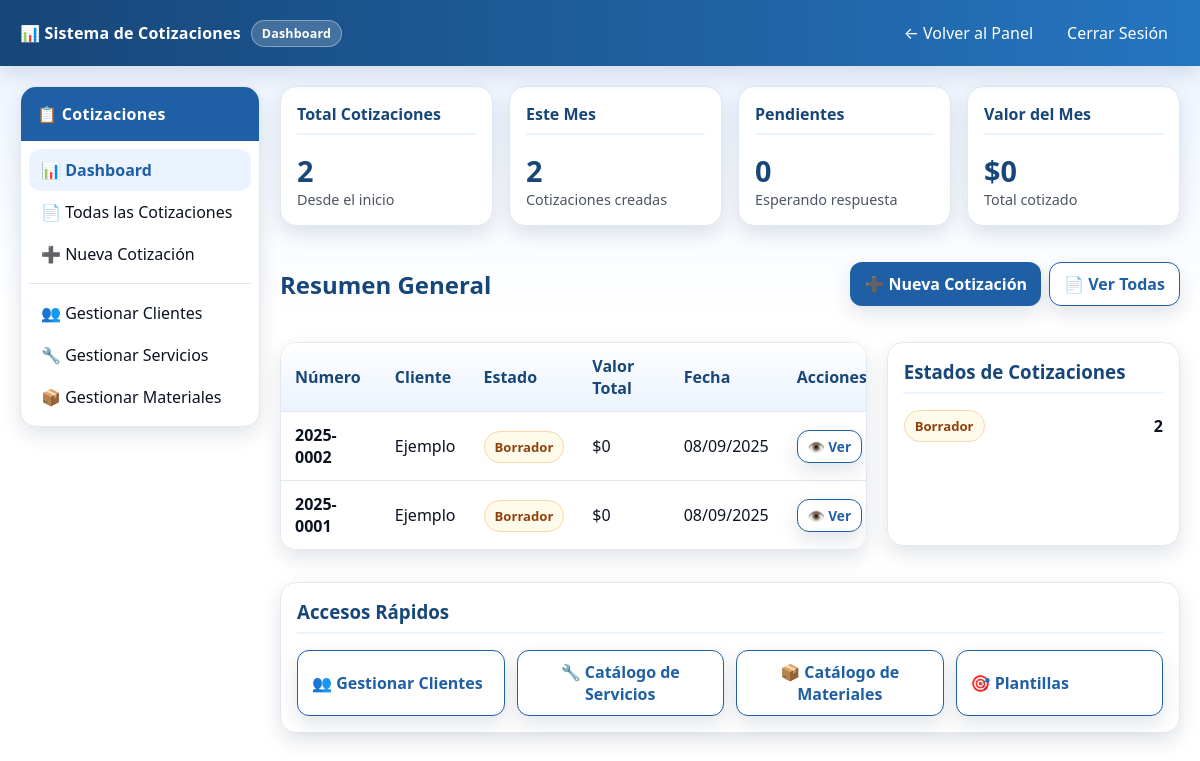
Screenshot of /cotizaciones/ (signed in) with the database file from the repository.
### cotizaciones/models.py (models this page shows, shortened)
class Cotizacion(models.Model):
    ESTADO_CHOICES = [
        ('borrador', 'Borrador'),
        ('enviada', 'Enviada'),
        ('aprobada', 'Aprobada'),
        ('rechazada', 'Rechazada'),
        ('vencida', 'Vencida'),
    ]
    numero = models.CharField(max_length=20, unique=True)
    cliente = models.ForeignKey(Cliente, on_delete=models.CASCADE)
    referencia = models.TextField()
    lugar = models.CharField(max_length=200)
    tipo_trabajo = models.ForeignKey(TipoTrabajo, on_delete=models.CASCADE)
    fecha_creacion = models.DateTimeField(auto_now_add=True)
    fecha_vencimiento = models.DateField(blank=True, null=True)
    estado = models.CharField(max_length=20, choices=ESTADO_CHOICES, default='borrador')
    subtotal_servicios = models.DecimalField(max_digits=12, decimal_places=2, default=0)
    subtotal_materiales = models.DecimalField(max_digits=12, decimal_places=2, default=0)
    subtotal_mano_obra = models.DecimalField(max_digits=12, decimal_places=2, default=0)
    gastos_traslado = models.DecimalField(max_digits=12, decimal_places=2, default=0)
    valor_neto = models.DecimalField(max_digits=12, decimal_places=2, default=0)
    valor_iva = models.DecimalField(max_digits=12, decimal_places=2, default=0)
    valor_total = models.DecimalField(max_digits=12, decimal_places=2, default=0)
    observaciones = models.TextField(blank=True, null=True)
    creado_por = models.ForeignKey(User, on_delete=models.CASCADE)
    class Meta:
        ordering = ['-fecha_creacion']

class Cliente(models.Model):
    nombre = models.CharField(max_length=200)
    atencion = models.CharField(max_length=200, blank=True, null=True)
    rut = models.CharField(max_length=20, blank=True, null=True)
    direccion = models.TextField(blank=True, null=True)
    telefono = models.CharField(max_length=20, blank=True, null=True)
    email = models.EmailField(blank=True, null=True)
    fecha_creacion = models.DateTimeField(auto_now_add=True)
    activo = models.BooleanField(default=True)
    class Meta:
        ordering = ['nombre']

### cotizaciones/views.py (the view)
# urls.py: path('', views.dashboard_cotizaciones, name='dashboard'),
@login_required
def dashboard_cotizaciones(request):
    total_cotizaciones = Cotizacion.objects.count()
    cotizaciones_mes = Cotizacion.objects.filter(
        fecha_creacion__month=timezone.now().month,
        fecha_creacion__year=timezone.now().year
    ).count()
    cotizaciones_pendientes = Cotizacion.objects.filter(estado='enviada').count()
    valor_total_mes = Cotizacion.objects.filter(
        fecha_creacion__month=timezone.now().month,
        fecha_creacion__year=timezone.now().year
    ).aggregate(Sum('valor_total'))['valor_total__sum'] or 0
    ultimas_cotizaciones = Cotizacion.objects.select_related('cliente').order_by('-fecha_creacion')[:5]
    estados_stats = Cotizacion.objects.values('estado').annotate(
        total=Count('id')
    ).order_by('-total')
    context = {
        'total_cotizaciones': total_cotizaciones,
        'cotizaciones_mes': cotizaciones_mes,
        'cotizaciones_pendientes': cotizaciones_pendientes,
        'valor_total_mes': valor_total_mes,
        'ultimas_cotizaciones': ultimas_cotizaciones,
        'estados_stats': estados_stats,
    }
    return render(request, 'cotizaciones/dashboard.html', context)

### cotizaciones/templates/cotizaciones/dashboard.html (shortened to what this page needs)
{% load static %}
<!DOCTYPE html>
<html lang="es">
<head>
  <link rel="stylesheet" href="{% static 'cotizaciones/css/style.css' %}">
</head>
<body>
  <div class="topbar">
    <div class="logo">
      📊 Sistema de Cotizaciones
      <span class="badge">Dashboard</span>
    </div>
    <div class="user-menu">
      <a href="{% url 'home:panel_empleados' %}">← Volver al Panel</a>
      <a href="{% url 'admin:logout' %}">Cerrar Sesión</a>
    </div>
  </div>
  <div class="layout">
    <div class="sidebar">
      <h3>📋 Cotizaciones</h3>
      <nav class="nav">
        <a href="{% url 'cotizaciones:dashboard' %}" class="active">📊 Dashboard</a>
        <a href="{% url 'cotizaciones:lista' %}">📄 Todas las Cotizaciones</a>
        <a href="{% url 'cotizaciones:crear' %}">➕ Nueva Cotización</a>
        <hr style="margin: 8px 0; border: none; border-top: 1px solid var(--gris-300);">
        <a href="{% url 'cotizaciones:gestionar_clientes' %}">👥 Gestionar Clientes</a>
        <a href="{% url 'cotizaciones:gestionar_servicios' %}">🔧 Gestionar Servicios</a>
        <a href="{% url 'cotizaciones:gestionar_materiales' %}">📦 Gestionar Materiales</a>
      </nav>
    </div>
    <main>
      <div class="cards">
        <div class="card">
          <h4>Total Cotizaciones</h4>
          <div class="kpi">{{ total_cotizaciones }}</div>
          <div class="muted">Desde el inicio</div>
        </div>
        <div class="card">
          <h4>Este Mes</h4>
          <div class="kpi">{{ cotizaciones_mes }}</div>
          <div class="muted">Cotizaciones creadas</div>
        </div>
        <div class="card">
          <h4>Pendientes</h4>
          <div class="kpi">{{ cotizaciones_pendientes }}</div>
          <div class="muted">Esperando respuesta</div>
        </div>
        <div class="card">
          <h4>Valor del Mes</h4>
          <div class="kpi">${{ valor_total_mes|floatformat:0 }}</div>
          <div class="muted">Total cotizado</div>
        </div>
      </div>
      <div class="actions">
        <div class="actions-left">
          <h2 style="margin: 0; color: var(--azul-700);">Resumen General</h2>
        </div>
        <div class="actions-right">
          <a href="{% url 'cotizaciones:crear' %}" class="btn">
            ➕ Nueva Cotización
          </a>
          <a href="{% url 'cotizaciones:lista' %}" class="btn secondary">
            📄 Ver Todas
          </a>
        </div>
      </div>
      <div style="display: grid; grid-template-columns: 2fr 1fr; gap: 20px;">
        <div class="table-wrap">
          <table>
            <thead>
              <tr>
                <th>Número</th>
                <th>Cliente</th>
                <th>Estado</th>
                <th>Valor Total</th>
                <th>Fecha</th>
                <th>Acciones</th>
              </tr>
            </thead>
            <tbody>
              {% for cotizacion in ultimas_cotizaciones %}
              <tr>
                <td><strong>{{ cotizacion.numero }}</strong></td>
                <td>{{ cotizacion.cliente.nombre }}</td>
                <td>
                  <span class="pill {{ cotizacion.estado }}">
                    {{ cotizacion.get_estado_display }}
                  </span>
                </td>
                <td>${{ cotizacion.valor_total|floatformat:0 }}</td>
                <td>{{ cotizacion.fecha_creacion|date:"d/m/Y" }}</td>
                <td>
                  <a href="{% url 'cotizaciones:detalle' cotizacion.pk %}" class="btn small secondary">
                    👁️ Ver
                  </a>
                </td>
              </tr>
              {% endfor %}
            </tbody>
          </table>
        </div>
        <div class="card">
          <h3>Estados de Cotizaciones</h3>
          {% for estado in estados_stats %}
          <div style="display: flex; justify-content: space-between; align-items: center; margin-bottom: 12px;">
            <span class="pill {{ estado.estado }}">
              {{ estado.estado|capfirst }}
            </span>
            <strong>{{ estado.total }}</strong>
          </div>
          {% empty %}
          <p style="color: var(--gris-600); text-align: center; padding: 20px;">
            Sin datos disponibles
          </p>
          {% endfor %}
        </div>
      </div>
      <div class="card">
        <h3>Accesos Rápidos</h3>
        <div style="display: grid; grid-template-columns: repeat(auto-fit, minmax(200px, 1fr)); gap: 12px;">
          <a href="{% url 'cotizaciones:gestionar_clientes' %}" class="btn secondary" style="text-align: center;">
            👥 Gestionar Clientes
          </a>
          <a href="{% url 'cotizaciones:gestionar_servicios' %}" class="btn secondary" style="text-align: center;">
            🔧 Catálogo de Servicios
          </a>
          <a href="{% url 'cotizaciones:gestionar_materiales' %}" class="btn secondary" style="text-align: center;">
            📦 Catálogo de Materiales
          </a>
          <a href="#" class="btn secondary" style="text-align: center;">
            🎯 Plantillas
          </a>
        </div>
      </div>
    </main>
  </div>
</body>
</html>

### cotizaciones/static/cotizaciones/css/style.css (style rules this page uses)
:root { --azul-900:#0a2342; --azul-700:#174678; --azul-600:#1f5fa5; --azul-500:#2575c0; --azul-100:#eaf3ff; --blanco:#ffffff; --gris-100:#f5f7fb; --gris-300:#e2e8f0; --gris-600:#4b5563; --verde-600:#059669; --rojo-600:#dc2626; --naranja-600:#ea580c; --shadow: 0 8px 20px rgba(10,35,66,.12); --radius:16px; }
* { box-sizing:border-box }
body { margin:0; font-family: system-ui, -apple-system, Segoe UI, Roboto, "Helvetica Neue", Arial, "Noto Sans", "Apple Color Emoji", "Segoe UI Emoji", "Segoe UI Symbol"; color:#0b1220; background: linear-gradient(180deg, var(--azul-100), #fff 40%); min-height:100vh; }
.topbar { position: sticky; top:0; z-index:10; display:flex; align-items:center; gap:12px; padding:14px 20px; background: linear-gradient(90deg, var(--azul-700), var(--azul-500)); color:var(--blanco); box-shadow: var(--shadow); }
.topbar .logo { display:flex; align-items:center; gap:10px; font-weight:700; letter-spacing:.2px; }
.badge { background: rgba(255,255,255,.18); border:1px solid rgba(255,255,255,.35); padding:4px 10px; border-radius:999px; font-size:.78rem; }
.user-menu { display:flex; align-items:center; gap:10px; }
.user-menu a { color:#fff; text-decoration:none; padding:8px 12px; border-radius:8px; }
.layout { display:grid; grid-template-columns: 240px 1fr; gap:20px; padding:20px; min-height:calc(100vh - 80px); }
.sidebar { background: #fff; border:1px solid var(--gris-300); border-radius: var(--radius); box-shadow: var(--shadow); overflow:hidden; height:fit-content; }
.sidebar h3 { margin:0; padding:16px 16px; background: var(--azul-600); color:#fff; font-size:1rem; letter-spacing:.3px; }
.nav { display:flex; flex-direction:column; padding:8px; }
.nav a { text-decoration:none; color:#0b1220; padding:10px 12px; border-radius:12px; display:flex; align-items:center; gap:10px; transition:all .2s; }
.nav a.active { background: var(--azul-100); color: var(--azul-600); font-weight:600 }
main { display:flex; flex-direction:column; gap:16px; }
.cards { display:grid; grid-template-columns: repeat(4,1fr); gap:16px; }
.card { background:#fff; border:1px solid var(--gris-300); border-radius: var(--radius); padding:16px; box-shadow: var(--shadow); margin-bottom: 20px; }
.card h3, .card h4 { margin:0 0 16px; color:var(--azul-700); border-bottom: 2px solid var(--azul-100); padding-bottom: 8px; }
.kpi { font-size:1.8rem; font-weight:800; color: var(--azul-700) }
.muted { color: var(--gris-600); font-size:.9rem }
.actions { display:flex; gap:8px; flex-wrap:wrap; align-items:center; justify-content:space-between; margin-bottom: 20px; }
.actions-left { display:flex; gap:8px; flex-wrap:wrap; align-items:center; }
.actions-right { display:flex; gap:8px; flex-wrap:wrap }
.btn { border:0; padding:10px 14px; border-radius:12px; cursor:pointer; font-weight:600; background: var(--azul-600); color:#fff; box-shadow: var(--shadow); text-decoration:none; display:inline-flex; align-items:center; gap:6px; transition:all .2s; }
.btn.secondary { background:#fff; color: var(--azul-600); border:1px solid var(--azul-600); }
.btn.small { padding:6px 10px; font-size:.85rem }
.table-wrap { background:#fff; border:1px solid var(--gris-300); border-radius: var(--radius); box-shadow: var(--shadow); overflow:auto; margin-bottom: 16px; }
table { width:100%; border-collapse:collapse; min-width:600px; }
th, td { padding:12px 14px; text-align:left; border-bottom:1px solid var(--gris-300); }
thead th { background: linear-gradient(0deg, var(--azul-100), #fff); color: var(--azul-700); font-weight:700; position:sticky; top:0; z-index:1; }
tbody tr:last-child td { border-bottom: none; }
.pill { padding:6px 10px; border-radius:999px; font-size:.82rem; border:1px solid; font-weight:600; }
.pill.borrador { color:#92400e; border-color:#fed7aa; background:#fffbeb }

### rows the page displays
Cotizacion: numero "2025-0002", cliente.nombre "Ejemplo", estado "Borrador", valor_total "0", fecha_creacion "08/09/2025"
Cotizacion: numero "2025-0001", cliente.nombre "Ejemplo", estado "Borrador", valor_total "0", fecha_creacion "08/09/2025"

### other values shown
{{ total_cotizaciones }} "2"
{{ cotizaciones_mes }} "2"
{{ cotizaciones_pendientes }} "0"
{{ valor_total_mes|floatformat:0 }} "0"
{{ estado.estado|capfirst }} "Borrador"
{{ estado.total }} "2"
